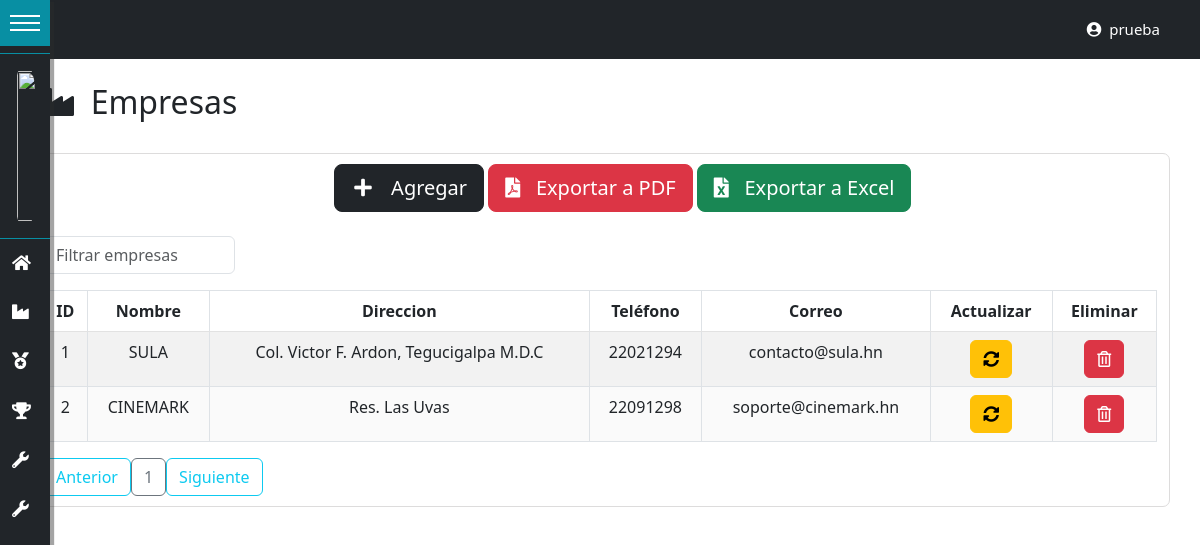
The app's page /empresas/ (signed in), older data.
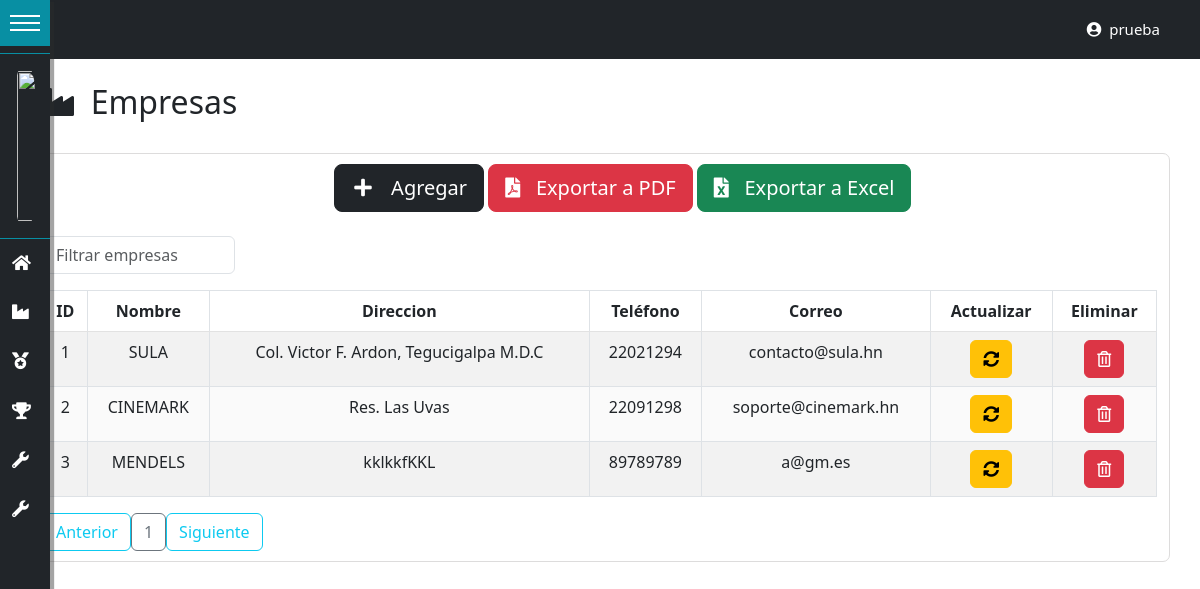
The same page, newer data.
### tables this page shows
CREATE TABLE IF NOT EXISTS `empresas` (
  `id_empresa` int(11) NOT NULL AUTO_INCREMENT,
  `nombre_empresa` varchar(70) DEFAULT NULL,
  `direccion` varchar(200) DEFAULT NULL,
  `telefono` varchar(15) DEFAULT NULL,
  `correo_electronico` varchar(40) DEFAULT NULL,
  PRIMARY KEY (`id_empresa`)
);

### controladores/vistasControlador.php (called while the page is built)
<?php
	require_once "./modelos/vistasModelo.php";
	class vistasControlador extends vistasModelo{
		public function obtener_plantilla_controlador(){
			return require_once "./vistas/plantilla.php";
		}
		public function obtener_vistas_controlador(){
			if(isset($_GET['views'])){
				$ruta=explode("/", $_GET['views']);
				$respuesta=vistasModelo::obtener_vistas_modelo($ruta[0]);
			}else{
				$respuesta="login";
			}
			return $respuesta;
		}
	}

### index.php (called while the page is built, shortened)
<?php
	require_once "./controladores/vistasControlador.php";
	$plantilla = new vistasControlador();
	$plantilla->obtener_plantilla_controlador();

### modelos/vistasModelo.php (called while the page is built, shortened)
<?php
	class vistasModelo{
		protected static function obtener_vistas_modelo($vistas){
			$listaBlanca=["home","empleados","participantes","empresas","sorteos","boletos","premios","usuarios",
			"roles","modulos","permisos","salir","dashboard","configuracion"];
			if(in_array($vistas, $listaBlanca)){
				if(is_file("./vistas/contenidos/".$vistas."-view.php")){
					$contenido="./vistas/contenidos/".$vistas."-view.php";
				}else{
					$contenido="404";
				}
			}elseif($vistas=="inicio" || $vistas=="index" || $vistas=="login" || $vistas=="recuperacion-clave"){
				$contenido="inicio";
			}else{
				$contenido="404";
			}
			return $contenido;
		}
	}

### config/conexion.php (called while the page is built, shortened)
<?php
class ConexionBD{
    protected $manejador = "mysql";
    private static $servidor = "localhost";
    private static $usuario = "root";
    private static $pass = "";
    protected $db_name = "dbsorteo";
    protected function getConexion(){
        try{
            $parametros=array(PDO::ATTR_PERSISTENT=>true,PDO::MYSQL_ATTR_INIT_COMMAND=>"SET NAMES utf8");
            $this->conexion=new PDO($this->manejador.":host=".self::$servidor.";dbname=".$this->db_name,self::$usuario,self::$pass,$parametros);
            return $this->conexion;
        }
        catch(PDOException $e){
            echo 'Error en la conexion a la BD :'.$e->getMessage();
        }
    }
}

### DatosTablas/obtenerDatos.php (called while the page is built, shortened)
<?php
require_once("./config/conexion.php");
class obtenerDatosTablas extends ConexionBD{
    public function datosTablas($tabla){
        $sql="SELECT * FROM $tabla";
        $resultado=$this->conexion->query($sql) or die ($sql);
        return $resultado;
    }
}

### vistas/contenidos/empresas-view.php (the view, shortened to what this page needs)
<?php
    include("./DatosTablas/obtenerDatos.php");
?>
<br>
<div class="container">
    <h2><i class="fas fa-industry"></i>&nbsp; Empresas</h2>
</div>
<br>
<div class="container contenedor-tabla">
    <div class="container">
    <div class="row">
        <div class="col-3"></div>
        <div class="col-7">
            <div class="btn btn-dark btn-lg" data-bs-toggle="modal" data-bs-target="#ModalCrear"><i class="fas fa-plus fa-fw"></i> &nbsp; Agregar</div>
            <div class="btn btn-danger btn-lg" data-bs-toggle="modal" data-bs-target="#ModalCrear"><i class="fas fa-file-pdf"></i> &nbsp; Exportar a PDF</div>
            <div class="btn btn-success btn-lg" data-bs-toggle="modal" data-bs-target="#ModalCrear"><i class="fas fa-file-excel"></i> &nbsp; Exportar a Excel</div>
        </div>
        <div class="col-2"></div>
    </div>
    </div>
<div class="table-responsive">
    <br>
        <input type="text" id="searchBox" class="form-control" placeholder="Filtrar empresas" onkeyup="filterTable()">
    <table id="datos-usuario" class="table table-bordered table-striped text-center">
        <thead>
            <tr>
                <th>ID</th>
                <th>Nombre</th>
                <th>Direccion</th>
                <th>Teléfono</th>
                <th>Correo</th>
                <th>Actualizar</th>
                <th>Eliminar</th>
            </tr>
        </thead>
        <tbody>
        <?php
                $datos=new obtenerDatosTablas();
                $resultado=$datos->datosTablas('empresas');
                foreach ($resultado as $fila){
            ?>
            <tr>
                <td><?php echo $fila['id_empresa']; ?></td>
                <td><?php echo $fila['nombre_empresa']; ?></td>
                <td><?php echo $fila['direccion']; ?></td>
                <td><?php echo $fila['telefono']; ?></td>
                <td><?php echo $fila['correo_electronico']; ?></td>
                <td>
				<button class="btn btn-warning" data-bs-toggle="modal" data-bs-target="#ModalAct<?php echo $fila['id_empresa'];?>">
					<i class="fas fa-sync-alt"></i>
                </button>
			    </td>
                <td>
					<form class="FormularioAjax" action="<?php echo SERVERURL; ?>ajax/empresasAjax.php" method="POST" data-form="delete" autocomplete="off">
					<button type="submit" class="btn btn-danger">
						<i class="far fa-trash-alt"></i>
					</button>
					</form>
				</td>
                </tr>
            <?php
                    }
            ?>
        </tbody>
    </table>
</div>
<div id="paginador" class=""></div>
</div>
<br>
<br>

### vistas/plantilla.php (shortened to what this page needs)
<!DOCTYPE html>
<html lang="es">
<head>
	<?php include "./vistas/inc/archivos_css.php"; ?>
</head>
<body>
	<?php
		require_once "./controladores/vistasControlador.php";
		$IV = new vistasControlador();
		$vistas=$IV->obtener_vistas_controlador();
		if($vistas=="inicio" || $vistas=="login" || $vistas=="404" || $vistas=="recuperacion-clave"){
			require_once "./vistas/contenidos/".$vistas."-view.php";
		}else{
	?>
	<main class="full-box main-container">
		<?php
		if($_SESSION['rol']!='PARTICIPANTE'){
			include "./vistas/inc/NavLateral.php";
		}
		 ?>
		<section class="full-box page-content">
			<?php
			if($_SESSION['rol']!='PARTICIPANTE'){
				include "./vistas/inc/NavbarAdm.php";
				include  $vistas;
			}else{
				include "./vistas/inc/Navbar.php";
				include  $vistas;
			}
			?>
		</section>
	</main>
	<?php
		}
	?>
</body>
</html>

### vistas/inc/archivos_css.php
<link rel="stylesheet" href="<?php echo SERVERURL; ?>vistas/css/a.scss">
<link rel="stylesheet" href="<?php echo SERVERURL; ?>vistas/css/Estilo-Form.css">
<link rel="stylesheet" href="<?php echo SERVERURL; ?>vistas/css/EstiloLogin.css">
<link rel="stylesheet" href="<?php echo SERVERURL; ?>vistas/css/estilos-vistas.css">
<link rel="stylesheet" href="<?php echo SERVERURL; ?>vistas/css/tarjetas.css">
<link rel="stylesheet" href="<?php echo SERVERURL; ?>vistas/css/bootstrap-grid.css">
<link rel="stylesheet" href="<?php echo SERVERURL; ?>vistas/css/bootstrap-grid.min.css">
<link rel="stylesheet" href="<?php echo SERVERURL; ?>vistas/css/bootstrap-grid.rtl.css">
<link rel="stylesheet" href="<?php echo SERVERURL; ?>vistas/css/bootstrap-grid.rtl.min.css">
<link rel="stylesheet" href="<?php echo SERVERURL; ?>vistas/css/bootstrap-reboot.css">
<link rel="stylesheet" href="<?php echo SERVERURL; ?>vistas/css/bootstrap-reboot.min.css">
<link rel="stylesheet" href="<?php echo SERVERURL; ?>vistas/css/bootstrap-reboot.rtl.css">
<link rel="stylesheet" href="<?php echo SERVERURL; ?>vistas/css/bootstrap-reboot.rtl.min.css">
<link rel="stylesheet" href="<?php echo SERVERURL; ?>vistas/css/bootstrap-utilities.css">
<link rel="stylesheet" href="<?php echo SERVERURL; ?>vistas/css/bootstrap-utilities.rtl.min.css">
<link rel="stylesheet" href="<?php echo SERVERURL; ?>vistas/css/bootstrap-utilities.min.css">
<link rel="stylesheet" href="<?php echo SERVERURL; ?>vistas/css/bootstrap.css">
<link rel="stylesheet" href="<?php echo SERVERURL; ?>vistas/css/bootstrap.min.css">
<link rel="stylesheet" href="<?php echo SERVERURL; ?>vistas/css/bootstrap.rtl.css">
<link rel="stylesheet" href="<?php echo SERVERURL; ?>vistas/css/bootstrap.rtl.min.css">
<link rel="stylesheet" href="<?php echo SERVERURL; ?>vistas/fontawesome-free-5.15.4-web/css/all.css">
<link rel="stylesheet" href="<?php echo SERVERURL; ?>vistas/fontawesome-free-5.15.4-web/css/all.min.css">
<link rel="stylesheet" href="<?php echo SERVERURL; ?>vistas/fontawesome-free-5.15.4-web/css/brands.css">
<link rel="stylesheet" href="<?php echo SERVERURL; ?>vistas/fontawesome-free-5.15.4-web/css/brands.min.css">
<link rel="stylesheet" href="<?php echo SERVERURL; ?>vistas/fontawesome-free-5.15.4-web/css/fontawesome.css">
<link rel="stylesheet" href="<?php echo SERVERURL; ?>vistas/fontawesome-free-5.15.4-web/css/fontawesome.min.css">
<link rel="stylesheet" href="<?php echo SERVERURL; ?>vistas/fontawesome-free-5.15.4-web/css/regular.css">
<link rel="stylesheet" href="<?php echo SERVERURL; ?>vistas/fontawesome-free-5.15.4-web/css/regular.min.css">
<link rel="stylesheet" href="<?php echo SERVERURL; ?>vistas/fontawesome-free-5.15.4-web/css/solid.css">
<link rel="stylesheet" href="<?php echo SERVERURL; ?>vistas/fontawesome-free-5.15.4-web/css/solid.min.css">
<link rel="stylesheet" href="<?php echo SERVERURL; ?>vistas/fontawesome-free-5.15.4-web/css/svg-with-js.css">
<link rel="stylesheet" href="<?php echo SERVERURL; ?>vistas/fontawesome-free-5.15.4-web/css/svg-with-js.min.css">
<link rel="stylesheet" href="<?php echo SERVERURL; ?>vistas/fontawesome-free-5.15.4-web/css/v4-shims.css">
<link rel="stylesheet" href="https://cdn.datatables.net/v/dt/dt-1.13.1/datatables.min.css">

### vistas/inc/NavLateral.php (shortened to what this page needs)
<div id="sidemenu" class="menu-collapsed">
  <div id="header">
    <div id="menu-btn">
      <div class="btn-hamburger"></div>
      <div class="btn-hamburger"></div>
      <div class="btn-hamburger"></div>
    </div>
  </div>
  <div id="profile">
    <div id="photo"><img src="../vistas/assets/icons/Avatar.png" width="150" height="150" alt=""></div>
  </div>
  <div id="menu-items">
    <div class="item">
      <a href="<?php echo SERVERURL?>dashboard/">
        <div class="icon"><i class="fas fa-home"></i></div>
      </a>
      <a href="<?php echo SERVERURL?>empresas/">
        <div class="icon"><i class="fas fa-industry"></i></div>
      </a>
      <a href="<?php echo SERVERURL?>sorteos/">
        <div class="icon"><i class="fas fa-medal"></i></div>
      </a>
      <a href="<?php echo SERVERURL?>premios/">
        <div class="icon"><i class="fas fa-trophy"></i></div>
      </a>
      <a href="<?php echo SERVERURL?>configuracion/">
        <div class="icon"><i class="fas fa-wrench"></i></div>
      </a>
      <a href="<?php echo SERVERURL?>administracion/">
        <div class="icon"><i class="fas fa-wrench"></i></div>
      </a>
    </div>
  </div>
</div>

### vistas/inc/NavbarAdm.php (shortened to what this page needs)
<nav class="navbar navbar-expand-lg navbar-dark bg-dark navbar-admin" style="justify-content:right;">
  <div class="dropdown navbar-admin">
    <button class="boton-dropdown float-right navbar-admin"><i class="fas fa-user-circle"></i> &nbsp;<?php echo $_SESSION['usuario_login']?></button>
  </div>
</nav>

### vistas/css/Estilo-Form.css (style rules this page uses)
.contenedor-tabla { border: 1px solid #dddcdc; -moz-border-radius: 7px; -webkit-border-radius: 7px; padding: 10px; }
#searchBox { width:12rem; }
#datos-usuario { width: 100%; border-collapse: collapse; background-color:white; }
.contenedor-tabla { background-color:white; }
#datos-usuario th, td { padding: 8px; text-align: center; border-bottom: 1px solid rgb(226, 226, 226); }
#datos-usuario tr:nth-child(even) { background-color: #fafafa; }

### vistas/css/EstiloLogin.css (style rules this page uses)
body { font-family: arial; }

### vistas/css/estilos-vistas.css (style rules this page uses)
.navbar-admin .boton-dropdown { color:rgb(255, 255, 255); background-color: transparent; border:none; padding: 10px; margin-left: 20px; margin-right: 30px; }
.navbar-admin .dropdown .boton-dropdown { justify-content: center; }
.navbar-admin .dropdown { display: inline-block; position: relative; font-size:15px; z-index: 1; }
:root { --width:17rem; --pading:12px; --bgcoolor:rgb(33, 37, 41); --hovercolor:#088fa3; --width-collapsed:50px; }
body { font-size:18px; padding:0; margin: 0; margin-left:var(--width-collapsed); }
#sidemenu { background-color: var(--bgcoolor); z-index: 1; color:white; position:fixed; height: 100%; left:0; top:0; font-family:'calibri'; box-shadow: 4px 2px 1px #2c2c2c6e; }
#sidemenu a { color:white; text-decoration:none; }
#sidemenu #header { box-sizing:border-box; border-bottom: solid 1px var(--hovercolor); }
#sidemenu #header #menu-btn { display: inline-block; }
#sidemenu #header #menu-btn { cursor:pointer; padding:10px; width: var(--width-collapsed); box-sizing: border-box; }
#sidemenu #header #menu-btn .btn-hamburger { background-color: #fff; width: 100%; height: 2px; margin: 5px 0; }
#sidemenu #profile { border-bottom: solid 1px var(--hovercolor); padding: var(--pading); text-align:center; }
#sidemenu #profile #photo { box-sizing: border-box; padding: var(--pading); margin: 0 auto; }
#sidemenu #profile #photo { border-radius: 40%; width: 100%; }
#sidemenu #profile #photo, #sidemenu #profile #name { font-size: 16px; padding: 5px; overflow: hidden; }
#sidemenu #menu-items { overflow:hidden; }
#sidemenu #menu-items .item { width: var(--width); }
#sidemenu #menu-items .item .icon { display: inline-block; }
#sidemenu #menu-items .item .icon, #sidemenu #menu-items .item .title { font-size: 1.05rem; vertical-align: middle; overflow: hidden; display: inline-block; }
#sidemenu #menu-items .item a { display: block; }
#sidemenu #menu-items .item .icon { box-sizing: border-box; padding: var(--pading); width: var(--width-collapsed); }
.menu-collapsed { width: var(--width-collapsed); }
.menu-collapsed .item { width: 100px; }

Row changes from the older to the newer data that the page shows:
added empresas: id_empresa "3", nombre_empresa "MENDELS", direccion "kklkkfKKL", telefono "89789789", correo_electronico "a@gm.es"
